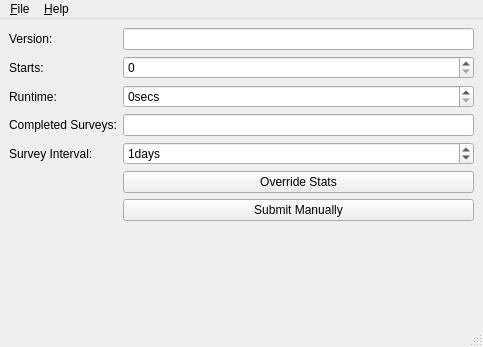
<?xml version="1.0" encoding="UTF-8"?>
<ui version="4.0">
 <class>Orwell</class>
 <widget class="QMainWindow" name="Orwell">
  <property name="geometry">
   <rect>
    <x>0</x>
    <y>0</y>
    <width>483</width>
    <height>347</height>
   </rect>
  </property>
  <property name="windowTitle">
   <string>User Feedback Test Application</string>
  </property>
  <widget class="QWidget" name="centralwidget">
   <layout class="QVBoxLayout" name="verticalLayout">
    <item>
     <layout class="QFormLayout" name="formLayout">
      <item row="0" column="0">
       <widget class="QLabel" name="label">
        <property name="text">
         <string>Version:</string>
        </property>
        <property name="buddy">
         <cstring>version</cstring>
        </property>
       </widget>
      </item>
      <item row="0" column="1">
       <widget class="QLineEdit" name="version"/>
      </item>
      <item row="1" column="0">
       <widget class="QLabel" name="label_2">
        <property name="text">
         <string>Starts:</string>
        </property>
        <property name="buddy">
         <cstring>startCount</cstring>
        </property>
       </widget>
      </item>
      <item row="1" column="1">
       <widget class="QSpinBox" name="startCount"/>
      </item>
      <item row="2" column="0">
       <widget class="QLabel" name="label_3">
        <property name="text">
         <string>Runtime:</string>
        </property>
        <property name="buddy">
         <cstring>runtime</cstring>
        </property>
       </widget>
      </item>
      <item row="2" column="1">
       <widget class="QSpinBox" name="runtime">
        <property name="suffix">
         <string>secs</string>
        </property>
        <property name="maximum">
         <number>999999</number>
        </property>
        <property name="singleStep">
         <number>60</number>
        </property>
       </widget>
      </item>
      <item row="3" column="0">
       <widget class="QLabel" name="label_4">
        <property name="text">
         <string>Completed Surveys:</string>
        </property>
        <property name="buddy">
         <cstring>surveys</cstring>
        </property>
       </widget>
      </item>
      <item row="3" column="1">
       <widget class="QLineEdit" name="surveys">
        <property name="clearButtonEnabled">
         <bool>true</bool>
        </property>
       </widget>
      </item>
      <item row="4" column="0">
       <widget class="QLabel" name="label_5">
        <property name="text">
         <string>Survey Interval:</string>
        </property>
        <property name="buddy">
         <cstring>surveyInterval</cstring>
        </property>
       </widget>
      </item>
      <item row="4" column="1">
       <widget class="QSpinBox" name="surveyInterval">
        <property name="specialValueText">
         <string>Never</string>
        </property>
        <property name="suffix">
         <string>days</string>
        </property>
        <property name="minimum">
         <number>-1</number>
        </property>
        <property name="maximum">
         <number>90</number>
        </property>
        <property name="value">
         <number>1</number>
        </property>
       </widget>
      </item>
      <item row="5" column="1">
       <widget class="QPushButton" name="overrideButton">
        <property name="text">
         <string>Override Stats</string>
        </property>
       </widget>
      </item>
      <item row="6" column="1">
       <widget class="QPushButton" name="submitButton">
        <property name="text">
         <string>Submit Manually</string>
        </property>
       </widget>
      </item>
     </layout>
    </item>
    <item>
     <widget class="UserFeedback::NotificationWidget" name="notificationWidget" native="true"/>
    </item>
   </layout>
  </widget>
  <widget class="QMenuBar" name="menubar">
   <property name="geometry">
    <rect>
     <x>0</x>
     <y>0</y>
     <width>483</width>
     <height>30</height>
    </rect>
   </property>
   <widget class="QMenu" name="menu_File">
    <property name="title">
     <string>&amp;File</string>
    </property>
    <addaction name="actionQuit"/>
   </widget>
   <widget class="QMenu" name="menu_Help">
    <property name="title">
     <string>&amp;Help</string>
    </property>
    <addaction name="actionContribute"/>
   </widget>
   <addaction name="menu_File"/>
   <addaction name="menu_Help"/>
  </widget>
  <widget class="QStatusBar" name="statusbar"/>
  <action name="actionQuit">
   <property name="text">
    <string>&amp;Quit</string>
   </property>
  </action>
  <action name="actionContribute">
   <property name="text">
    <string>&amp;Contribute...</string>
   </property>
  </action>
 </widget>
 <customwidgets>
  <customwidget>
   <class>UserFeedback::NotificationWidget</class>
   <extends>QWidget</extends>
   <header>provider/widgets/notificationwidget.h</header>
   <container>1</container>
  </customwidget>
 </customwidgets>
 <resources/>
 <connections/>
</ui>
